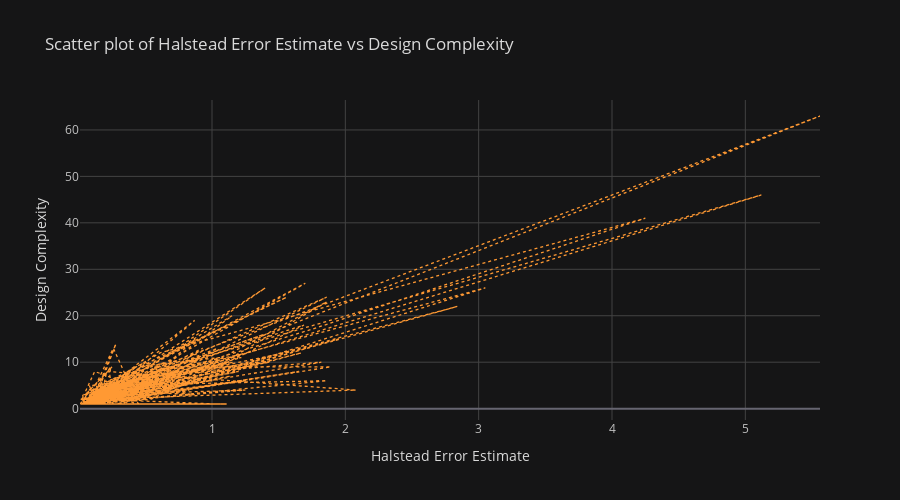

This figure's notebook cell:
### Markdown cell above
## Scatter Plot

Scatter plot is a way of showing the distribution of the data over two variables. One axis of the plot shows the specific categories being compared, and the other axis represents a measured value (Note the specific category may be a measured value themself).

Previously from the bar plot, we could infer that there might be a relation between Design complexity and Halstead Error Estimate. We will plot a scatter plot to see if there is a relation between the two attributes.

### Code cell
analysis_dataset.iplot(
    kind='scatter',
    x='HALSTEAD_ERROR_EST',
    y='DESIGN_COMPLEXITY',
    dimensions=(900, 500),
    theme="solar",
    xTitle='Halstead Error Estimate',
    yTitle='Design Complexity',
    title='Scatter plot of Halstead Error Estimate vs Design Complexity',
    dash='dot',
)

### Figure 1 — Plotly figure (JSON) as saved in the notebook; plotly's stock layout.template omitted (floating-point values rounded to 4 significant figures; data arrays with more than 128 entries replaced by an {"elided": "..."} marker saying what was removed)
{"data": [{"line": {"color": "rgba(255, 153, 51, 1.0)", "dash": "dot", "shape": "linear", "width": 1.3}, "mode": "lines", "name": "DESIGN_COMPLEXITY", "text": "", "type": "scatter", "x": {"elided": "327 float values"}, "y": {"elided": "327 int values"}}], "layout": {"height": 500, "legend": {"bgcolor": "#151516", "font": {"color": "#D9D9D9"}}, "paper_bgcolor": "#151516", "plot_bgcolor": "#151516", "title": {"font": {"color": "#D9D9D9"}, "text": "Scatter plot of Halstead Error Estimate vs Design Complexity"}, "width": 900, "xaxis": {"gridcolor": "#434343", "showgrid": true, "tickfont": {"color": "#C2C2C2"}, "title": {"font": {"color": "#D9D9D9"}, "text": "Halstead Error Estimate"}, "zerolinecolor": "#666570"}, "yaxis": {"gridcolor": "#434343", "showgrid": true, "tickfont": {"color": "#C2C2C2"}, "title": {"font": {"color": "#D9D9D9"}, "text": "Design Complexity"}, "zerolinecolor": "#666570"}}}
